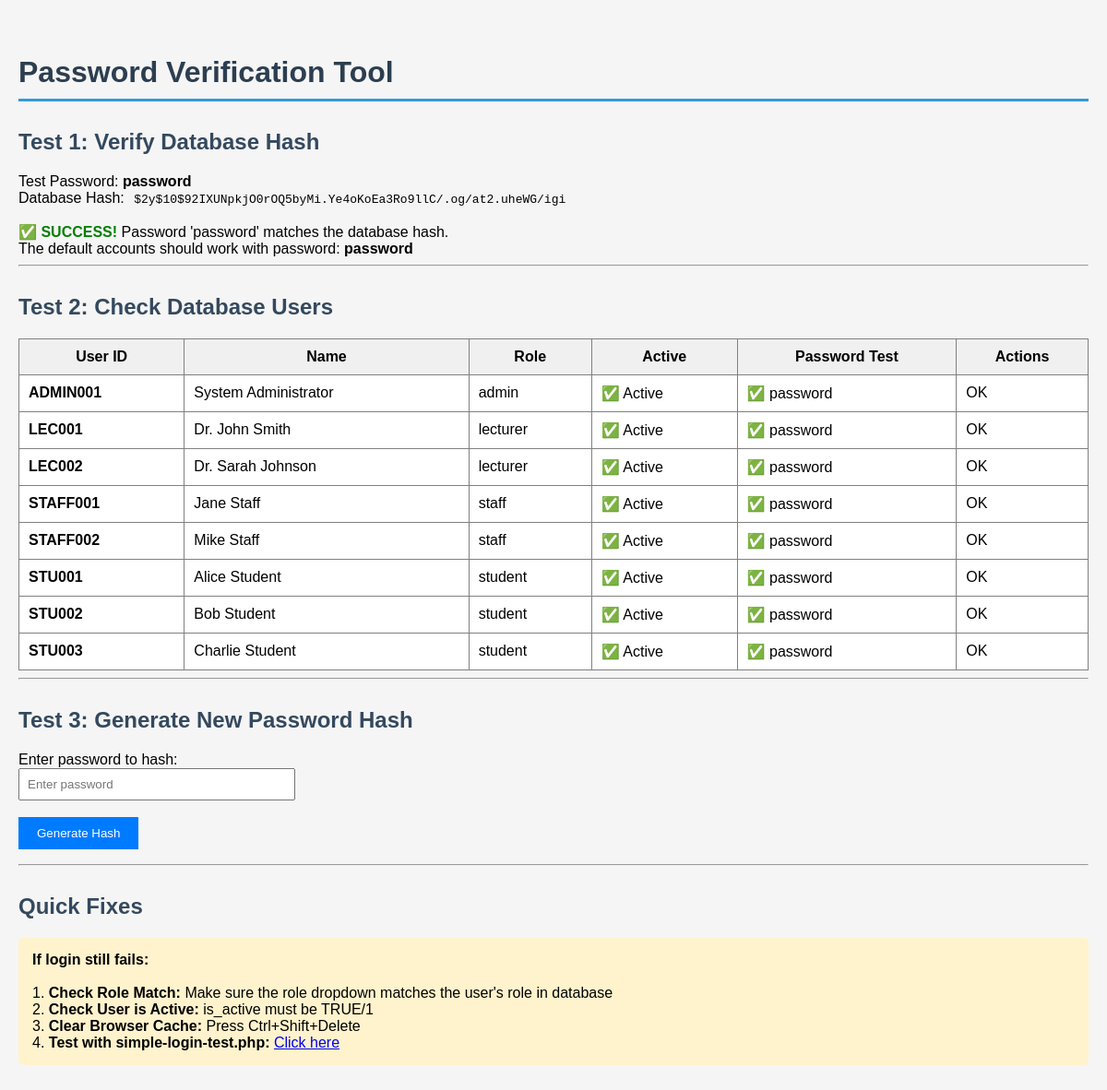
The app's page /verify-password.php, older data.
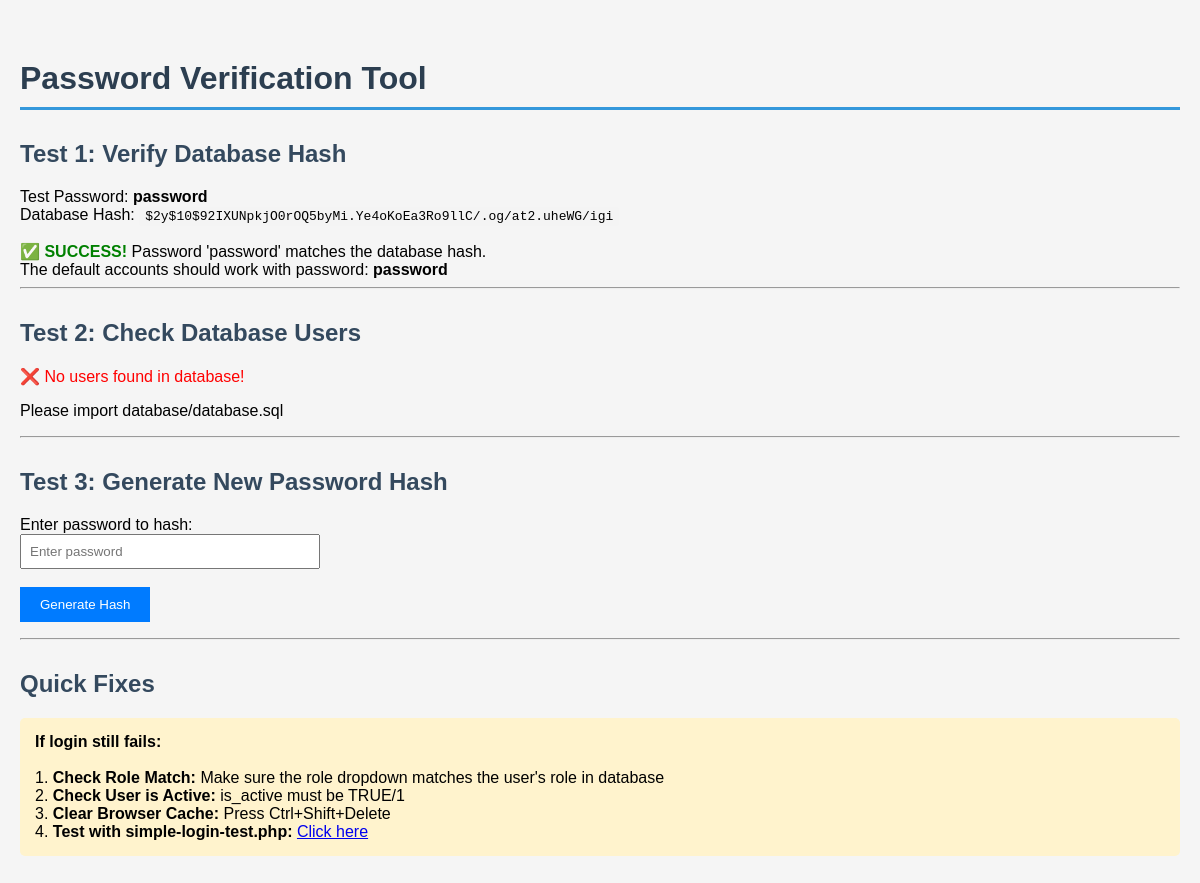
The same page, newer data.
### tables this page shows
CREATE TABLE IF NOT EXISTS users (
    id INT PRIMARY KEY AUTO_INCREMENT,
    name VARCHAR(100) NOT NULL,
    email VARCHAR(100) UNIQUE NOT NULL,
    user_id VARCHAR(20) UNIQUE NOT NULL,
    password VARCHAR(255) NOT NULL,
    role ENUM('admin', 'lecturer', 'staff', 'student') NOT NULL,
    created_at TIMESTAMP DEFAULT CURRENT_TIMESTAMP,
    updated_at TIMESTAMP DEFAULT CURRENT_TIMESTAMP ON UPDATE CURRENT_TIMESTAMP,
    is_active BOOLEAN DEFAULT TRUE,
    remember_token VARCHAR(255) NULL
);

### verify-password.php (the view, shortened to what this page needs)
<?php
$test_password = 'password';
$database_hash = '$2y$10$92IXUNpkjO0rOQ5byMi.Ye4oKoEa3Ro9llC/.og/at2.uheWG/igi';
echo "<h1>Password Verification Tool</h1>";
echo "<h2>Test 1: Verify Database Hash</h2>";
echo "Test Password: <strong>$test_password</strong><br>";
echo "Database Hash: <code>$database_hash</code><br><br>";
if (password_verify($test_password, $database_hash)) {
    echo "✅ <strong style='color: green;'>SUCCESS!</strong> Password 'password' matches the database hash.<br>";
    echo "The default accounts should work with password: <strong>password</strong><br>";
} else {
    echo "❌ <strong style='color: red;'>FAILED!</strong> Password 'password' does NOT match the database hash.<br>";
    echo "This means the database might have different password hashes.<br>";
}
echo "<hr>";
echo "<h2>Test 2: Check Database Users</h2>";
require_once 'php/config.php';
try {
    $stmt = $pdo->query("SELECT user_id, name, password, role, is_active FROM users ORDER BY id");
    $users = $stmt->fetchAll();
    if (count($users) > 0) {
        echo "<table border='1' cellpadding='10' style='border-collapse: collapse; width: 100%;'>";
        echo "<tr style='background: #f0f0f0;'>";
        echo "<th>User ID</th><th>Name</th><th>Role</th><th>Active</th><th>Password Test</th><th>Actions</th>";
        echo "</tr>";
        foreach ($users as $user) {
            $test_result = password_verify('password', $user['password']);
            echo "<tr>";
            echo "<td><strong>" . htmlspecialchars($user['user_id']) . "</strong></td>";
            echo "<td>" . htmlspecialchars($user['name']) . "</td>";
            echo "<td>" . htmlspecialchars($user['role']) . "</td>";
            echo "<td>" . ($user['is_active'] ? '✅ Active' : '❌ Inactive') . "</td>";
            echo "<td>" . ($test_result ? '✅ password' : '❌ Different') . "</td>";
            echo "<td>";
            if (!$test_result) {
                echo "<a href='?reset=" . urlencode($user['user_id']) . "' style='color: blue;'>Reset to 'password'</a>";
            } else {
                echo "OK";
            }
            echo "</td>";
            echo "</tr>";
        }
        echo "</table>";
    } else {
        echo "<p style='color: red;'>❌ No users found in database!</p>";
        echo "<p>Please import database/database.sql</p>";
    }
} catch (PDOException $e) {
    echo "<p style='color: red;'>❌ Database error: " . $e->getMessage() . "</p>";
}
echo "<hr>";
echo "<h2>Test 3: Generate New Password Hash</h2>";
echo "<form method='post'>";
echo "<label>Enter password to hash:</label><br>";
echo "<input type='text' name='new_password' placeholder='Enter password' style='padding: 8px; width: 300px;'><br><br>";
echo "<button type='submit' name='generate' style='padding: 10px 20px; background: #007bff; color: white; border: none; cursor: pointer;'>Generate Hash</button>";
echo "</form>";
echo "<hr>";
echo "<h2>Quick Fixes</h2>";
echo "<div style='background: #fff3cd; padding: 15px; border-radius: 5px;'>";
echo "<strong>If login still fails:</strong><br><br>";
echo "1. <strong>Check Role Match:</strong> Make sure the role dropdown matches the user's role in database<br>";
echo "2. <strong>Check User is Active:</strong> is_active must be TRUE/1<br>";
echo "3. <strong>Clear Browser Cache:</strong> Press Ctrl+Shift+Delete<br>";
echo "4. <strong>Test with simple-login-test.php:</strong> <a href='simple-login-test.php'>Click here</a><br>";
echo "</div>";
?>

### verify-password.php (style rules this page uses)
h1 { color: #2c3e50; border-bottom: 3px solid #3498db; padding-bottom: 10px; }
h2 { color: #34495e; margin-top: 30px; }
code { background: #f4f4f4; padding: 2px 6px; border-radius: 3px; }
table { background: white; margin-top: 20px; }

Row changes from the older to the newer data that the page shows:
removed users: user "ADMIN001", name "System Administrator", role "admin", is_active "✅ Active", shows "✅ password", shows "OK"
removed users: user "LEC001", name "Dr. John Smith", role "lecturer", is_active "✅ Active", shows "✅ password", shows "OK"
removed users: user "LEC002", name "Dr. Sarah Johnson", role "lecturer", is_active "✅ Active", shows "✅ password", shows "OK"
removed users: user "STAFF001", name "Jane Staff", role "staff", is_active "✅ Active", shows "✅ password", shows "OK"
removed users: user "STAFF002", name "Mike Staff", role "staff", is_active "✅ Active", shows "✅ password", shows "OK"
removed users: user "STU001", name "Alice Student", role "student", is_active "✅ Active", shows "✅ password", shows "OK"
removed users: user "STU002", name "Bob Student", role "student", is_active "✅ Active", shows "✅ password", shows "OK"
removed users: user "STU003", name "Charlie Student", role "student", is_active "✅ Active", shows "✅ password", shows "OK"
Text that changed along with them:
text no longer shown: "User ID Name Role Active Password Test Actions"
text now shown: "❌ No users found in database! Please import database/database.sql"
